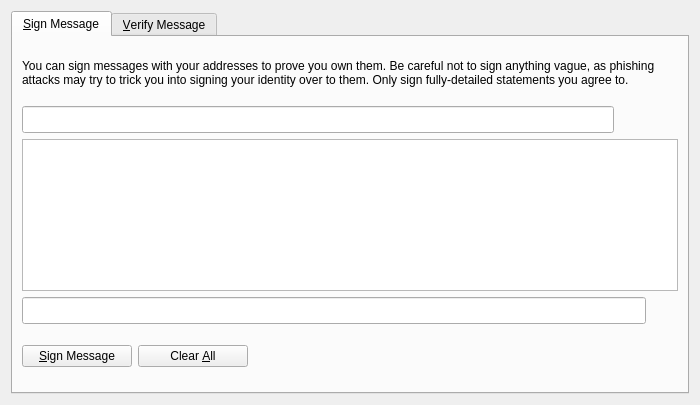
<?xml version="1.0" encoding="UTF-8"?>
<ui version="4.0">
 <class>SignVerifyMessageDialog</class>
 <widget class="QDialog" name="SignVerifyMessageDialog">
  <property name="geometry">
   <rect>
    <x>0</x>
    <y>0</y>
    <width>700</width>
    <height>405</height>
   </rect>
  </property>
  <property name="windowTitle">
   <string>Signatures - Sign / Verify a Message</string>
  </property>
  <property name="modal">
   <bool>true</bool>
  </property>
  <layout class="QVBoxLayout" name="verticalLayout">
   <item>
    <widget class="QTabWidget" name="tabWidget">
     <property name="currentIndex">
      <number>0</number>
     </property>
     <widget class="QWidget" name="tabSignMessage">
      <attribute name="title">
       <string>&amp;Sign Message</string>
      </attribute>
      <layout class="QVBoxLayout" name="verticalLayout_SM">
       <item>
        <widget class="QLabel" name="infoLabel_SM">
         <property name="text">
          <string>You can sign messages with your addresses to prove you own them. Be careful not to sign anything vague, as phishing attacks may try to trick you into signing your identity over to them. Only sign fully-detailed statements you agree to.</string>
         </property>
         <property name="textFormat">
          <enum>Qt::PlainText</enum>
         </property>
         <property name="wordWrap">
          <bool>true</bool>
         </property>
        </widget>
       </item>
       <item>
        <layout class="QHBoxLayout" name="horizontalLayout_1_SM">
         <property name="spacing">
          <number>0</number>
         </property>
         <item>
          <widget class="QValidatedLineEdit" name="addressIn_SM">
           <property name="toolTip">
            <string>The address to sign the message with (e.g. 4Zo1ga6xuKuQ7JV7M9rGDoxdbYwV5zgQJ5)</string>
           </property>
           <property name="styleSheet">
            <string notr="true">min-height: 25px;
max-height: 25px;</string>
           </property>
           <property name="maxLength">
            <number>34</number>
           </property>
          </widget>
         </item>
         <item>
          <widget class="QPushButton" name="addressBookButton_SM">
           <property name="toolTip">
            <string>Choose an address from the address book</string>
           </property>
           <property name="styleSheet">
            <string notr="true">border-top-left-radius: 5px;
border-top-right-radius: 5px;
border-bottom-left-radius: 5px;
border-bottom-right-radius: 5px;
</string>
           </property>
           <property name="text">
            <string/>
           </property>
           <property name="icon">
            <iconset resource="../bitcoin.qrc">
             <normaloff>:/icons/address-book_filled</normaloff>:/icons/address-book_filled</iconset>
           </property>
           <property name="shortcut">
            <string>Alt+A</string>
           </property>
           <property name="autoDefault">
            <bool>false</bool>
           </property>
          </widget>
         </item>
         <item>
          <widget class="QPushButton" name="pasteButton_SM">
           <property name="toolTip">
            <string>Paste address from clipboard</string>
           </property>
           <property name="styleSheet">
            <string notr="true">border-top-left-radius: 5px;
border-top-right-radius: 5px;
border-bottom-left-radius: 5px;
border-bottom-right-radius: 5px;</string>
           </property>
           <property name="text">
            <string/>
           </property>
           <property name="icon">
            <iconset resource="../bitcoin.qrc">
             <normaloff>:/icons/editpaste</normaloff>:/icons/editpaste</iconset>
           </property>
           <property name="shortcut">
            <string>Alt+P</string>
           </property>
           <property name="autoDefault">
            <bool>false</bool>
           </property>
          </widget>
         </item>
        </layout>
       </item>
       <item>
        <widget class="QPlainTextEdit" name="messageIn_SM">
         <property name="toolTip">
          <string>Enter the message you want to sign here</string>
         </property>
         <property name="styleSheet">
          <string notr="true">min-height: 150px;
max-height: 150px;</string>
         </property>
        </widget>
       </item>
       <item>
        <layout class="QHBoxLayout" name="horizontalLayout_2_SM">
         <property name="spacing">
          <number>0</number>
         </property>
         <item>
          <widget class="QLineEdit" name="signatureOut_SM">
           <property name="font">
            <font>
             <italic>true</italic>
            </font>
           </property>
           <property name="styleSheet">
            <string notr="true">min-height: 25px;
max-height: 25px;</string>
           </property>
           <property name="readOnly">
            <bool>true</bool>
           </property>
          </widget>
         </item>
         <item>
          <widget class="QPushButton" name="copySignatureButton_SM">
           <property name="toolTip">
            <string>Copy the current signature to the system clipboard</string>
           </property>
           <property name="styleSheet">
            <string notr="true">border-top-left-radius: 5px;
border-top-right-radius: 5px;
border-bottom-left-radius: 5px;
border-bottom-right-radius: 5px;


</string>
           </property>
           <property name="text">
            <string/>
           </property>
           <property name="icon">
            <iconset resource="../bitcoin.qrc">
             <normaloff>:/icons/editcopy</normaloff>:/icons/editcopy</iconset>
           </property>
           <property name="autoDefault">
            <bool>false</bool>
           </property>
          </widget>
         </item>
        </layout>
       </item>
       <item>
        <layout class="QHBoxLayout" name="horizontalLayout_3_SM">
         <item>
          <widget class="QPushButton" name="signMessageButton_SM">
           <property name="minimumSize">
            <size>
             <width>110</width>
             <height>0</height>
            </size>
           </property>
           <property name="toolTip">
            <string>Sign the message to prove you own this CrypticCoin address</string>
           </property>
           <property name="styleSheet">
            <string notr="true"/>
           </property>
           <property name="text">
            <string>&amp;Sign Message</string>
           </property>
           <property name="icon">
            <iconset resource="../bitcoin.qrc">
             <normaloff>:/icons/edit</normaloff>:/icons/edit</iconset>
           </property>
           <property name="autoDefault">
            <bool>false</bool>
           </property>
           <property name="default">
            <bool>false</bool>
           </property>
          </widget>
         </item>
         <item>
          <widget class="QPushButton" name="clearButton_SM">
           <property name="minimumSize">
            <size>
             <width>110</width>
             <height>0</height>
            </size>
           </property>
           <property name="toolTip">
            <string>Reset all sign message fields</string>
           </property>
           <property name="styleSheet">
            <string notr="true"/>
           </property>
           <property name="text">
            <string>Clear &amp;All</string>
           </property>
           <property name="icon">
            <iconset resource="../bitcoin.qrc">
             <normaloff>:/icons/remove</normaloff>:/icons/remove</iconset>
           </property>
           <property name="autoDefault">
            <bool>false</bool>
           </property>
           <property name="default">
            <bool>false</bool>
           </property>
          </widget>
         </item>
         <item>
          <spacer name="horizontalSpacer_1_SM">
           <property name="orientation">
            <enum>Qt::Horizontal</enum>
           </property>
           <property name="sizeHint" stdset="0">
            <size>
             <width>40</width>
             <height>48</height>
            </size>
           </property>
          </spacer>
         </item>
         <item>
          <widget class="QLabel" name="statusLabel_SM">
           <property name="font">
            <font>
             <weight>75</weight>
             <bold>true</bold>
            </font>
           </property>
           <property name="text">
            <string/>
           </property>
           <property name="wordWrap">
            <bool>true</bool>
           </property>
          </widget>
         </item>
         <item>
          <spacer name="horizontalSpacer_2_SM">
           <property name="orientation">
            <enum>Qt::Horizontal</enum>
           </property>
           <property name="sizeHint" stdset="0">
            <size>
             <width>40</width>
             <height>48</height>
            </size>
           </property>
          </spacer>
         </item>
        </layout>
       </item>
      </layout>
     </widget>
     <widget class="QWidget" name="tabVerifyMessage">
      <attribute name="title">
       <string>&amp;Verify Message</string>
      </attribute>
      <layout class="QVBoxLayout" name="verticalLayout_VM">
       <item>
        <widget class="QLabel" name="infoLabel_VM">
         <property name="text">
          <string>Enter the signing address, message (ensure you copy line breaks, spaces, tabs, etc. exactly) and signature below to verify the message. Be careful not to read more into the signature than what is in the signed message itself, to avoid being tricked by a man-in-the-middle attack.</string>
         </property>
         <property name="textFormat">
          <enum>Qt::PlainText</enum>
         </property>
         <property name="alignment">
          <set>Qt::AlignLeading|Qt::AlignLeft|Qt::AlignTop</set>
         </property>
         <property name="wordWrap">
          <bool>true</bool>
         </property>
        </widget>
       </item>
       <item>
        <layout class="QHBoxLayout" name="horizontalLayout_1_VM">
         <property name="spacing">
          <number>0</number>
         </property>
         <item>
          <widget class="QValidatedLineEdit" name="addressIn_VM">
           <property name="toolTip">
            <string>The address the message was signed with (e.g. 4Zo1ga6xuKuQ7JV7M9rGDoxdbYwV5zgQJ5)</string>
           </property>
           <property name="styleSheet">
            <string notr="true">min-height: 25px;
max-height: 25px;
</string>
           </property>
           <property name="maxLength">
            <number>34</number>
           </property>
          </widget>
         </item>
         <item>
          <widget class="QPushButton" name="addressBookButton_VM">
           <property name="toolTip">
            <string>Choose an address from the address book</string>
           </property>
           <property name="styleSheet">
            <string notr="true">border-top-left-radius: 5px;
border-top-right-radius: 5px;
border-bottom-left-radius: 5px;
border-bottom-right-radius: 5px;


</string>
           </property>
           <property name="text">
            <string/>
           </property>
           <property name="icon">
            <iconset resource="../bitcoin.qrc">
             <normaloff>:/icons/address-book_filled</normaloff>:/icons/address-book_filled</iconset>
           </property>
           <property name="shortcut">
            <string>Alt+A</string>
           </property>
           <property name="autoDefault">
            <bool>false</bool>
           </property>
          </widget>
         </item>
        </layout>
       </item>
       <item>
        <widget class="QPlainTextEdit" name="messageIn_VM">
         <property name="styleSheet">
          <string notr="true">min-height: 150px;
max-height: 150px;</string>
         </property>
        </widget>
       </item>
       <item>
        <widget class="QValidatedLineEdit" name="signatureIn_VM">
         <property name="styleSheet">
          <string notr="true">min-height: 25px;
max-height: 25px;</string>
         </property>
        </widget>
       </item>
       <item>
        <layout class="QHBoxLayout" name="horizontalLayout_2_VM">
         <item>
          <widget class="QPushButton" name="verifyMessageButton_VM">
           <property name="minimumSize">
            <size>
             <width>120</width>
             <height>0</height>
            </size>
           </property>
           <property name="toolTip">
            <string>Verify the message to ensure it was signed with the specified CrypticCoin address</string>
           </property>
           <property name="styleSheet">
            <string notr="true"/>
           </property>
           <property name="text">
            <string>&amp;Verify Message</string>
           </property>
           <property name="icon">
            <iconset resource="../bitcoin.qrc">
             <normaloff>:/icons/transaction_0</normaloff>:/icons/transaction_0</iconset>
           </property>
           <property name="autoDefault">
            <bool>false</bool>
           </property>
           <property name="default">
            <bool>false</bool>
           </property>
          </widget>
         </item>
         <item>
          <widget class="QPushButton" name="clearButton_VM">
           <property name="minimumSize">
            <size>
             <width>120</width>
             <height>0</height>
            </size>
           </property>
           <property name="toolTip">
            <string>Reset all verify message fields</string>
           </property>
           <property name="styleSheet">
            <string notr="true"/>
           </property>
           <property name="text">
            <string>Clear &amp;All</string>
           </property>
           <property name="icon">
            <iconset resource="../bitcoin.qrc">
             <normaloff>:/icons/remove</normaloff>:/icons/remove</iconset>
           </property>
           <property name="autoDefault">
            <bool>false</bool>
           </property>
           <property name="default">
            <bool>false</bool>
           </property>
           <property name="flat">
            <bool>false</bool>
           </property>
          </widget>
         </item>
         <item>
          <spacer name="horizontalSpacer_1_VM">
           <property name="orientation">
            <enum>Qt::Horizontal</enum>
           </property>
           <property name="sizeHint" stdset="0">
            <size>
             <width>40</width>
             <height>48</height>
            </size>
           </property>
          </spacer>
         </item>
         <item>
          <widget class="QLabel" name="statusLabel_VM">
           <property name="font">
            <font>
             <weight>75</weight>
             <bold>true</bold>
            </font>
           </property>
           <property name="text">
            <string/>
           </property>
           <property name="wordWrap">
            <bool>true</bool>
           </property>
          </widget>
         </item>
         <item>
          <spacer name="horizontalSpacer_2_VM">
           <property name="orientation">
            <enum>Qt::Horizontal</enum>
           </property>
           <property name="sizeHint" stdset="0">
            <size>
             <width>40</width>
             <height>48</height>
            </size>
           </property>
          </spacer>
         </item>
        </layout>
       </item>
      </layout>
     </widget>
    </widget>
   </item>
  </layout>
 </widget>
 <customwidgets>
  <customwidget>
   <class>QValidatedLineEdit</class>
   <extends>QLineEdit</extends>
   <header>qvalidatedlineedit.h</header>
  </customwidget>
 </customwidgets>
 <resources>
  <include location="../bitcoin.qrc"/>
 </resources>
 <connections/>
</ui>
